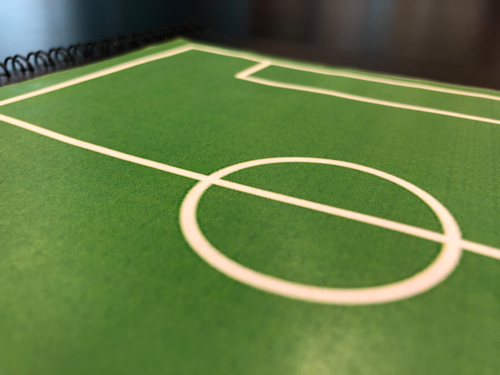
//> input picture vision/mapeo_de_cancha/deteccion_de_esquinas/data/defensa/3.png, 500 x 375 px
$ ./main   (built with g++ and OpenCV 4)
//> lines starting //> are read from the running program, lines starting //| are printed output that depends on the picture; after the words box and inside, x2 and y2 are one past the last pixel; in counts of white or black regions, pixels touching at a corner belong together
/*
 Team: TEC-AI
 Data: February 25th, 2018
 Description:
 This program is used to process the soccer field. The process is the following:
 - Remove the unnecessary information
 Based on:
 https://www.dutchnaoteam.nl/publications/gudi2013feature.pdf
 https://stackoverflow.com/questions/35866411/opencv-how-to-detect-lines-of-a-specific-colour
 http://opencvpython.blogspot.mx/2012/07/background-extraction-using-running.html
 */

#include "opencv2/imgproc.hpp"
#include "opencv2/imgcodecs.hpp"
#include "opencv2/highgui.hpp"
#include <iostream>

using namespace cv;
using namespace std;

void fieldDetection(char* imageName)
{
//> called with imageName = "./data/defensa/3.png"
    cout << "Field detection.\n";

    bool greenFound = false;

    IplImage* imageSrc = cvLoadImage(imageName,1);
//> imageSrc is the input picture: 375 rows x 500 cols, CV_8UC3; mean B, G, R 66, 123.1, 97.1
    IplImage* imageP1 = cvCreateImage(cvGetSize(imageSrc),8,3);
    IplImage* imageP2 = cvCreateImage(cvGetSize(imageSrc),8,3);
    IplImage* imageP3 = cvCreateImage(cvGetSize(imageSrc),8,3);
    IplImage* imageP4 = cvCreateImage(cvGetSize(imageSrc),8,3);
    IplImage* imageP6 = cvCreateImage(cvGetSize(imageSrc),8,3);

    CvScalar matrixSrc, matrixP1, matrixP2, matrixP2a, matrixP3, matrixP4, matrixP4b, matrixP6;

    // Show: The image source
    cvShowImage("Source", imageSrc);

    // P1: Try to delect the background
    for (int i=0; i < (imageSrc->width); i++)
    {
        for(int j=0; j < (imageSrc->height); j++)
        {
            matrixSrc = cvGet2D(imageSrc,j,i);
            if ( !greenFound )
            {
                // Configure Green Color Range
                if ( (matrixSrc.val[2] > 85 && matrixSrc.val[2] < 150) && (matrixSrc.val[1] > 120 && matrixSrc.val[1] < 190) && (matrixSrc.val[0] > 70 && matrixSrc.val[0] < 110) )
                {
                    greenFound = true;
                }
                else
                {
                    matrixP1.val[2]=0;
                    matrixP1.val[1]=0;
                    matrixP1.val[0]=0;
                    cvSet2D(imageP1,j,i,matrixP1);
                }
            }
            else
            {
                matrixP1.val[2] = matrixSrc.val[2];
                matrixP1.val[1] = matrixSrc.val[1];
                matrixP1.val[0] = matrixSrc.val[0];
                cvSet2D(imageP1,j,i,matrixP1);
            }
        }
        greenFound = false;
    }
//> this loop made 500 passes
//> matrixSrc on passes 1 to 3: Scalar(65, 129, 103), Scalar(61, 131, 100), Scalar(60, 130, 99)
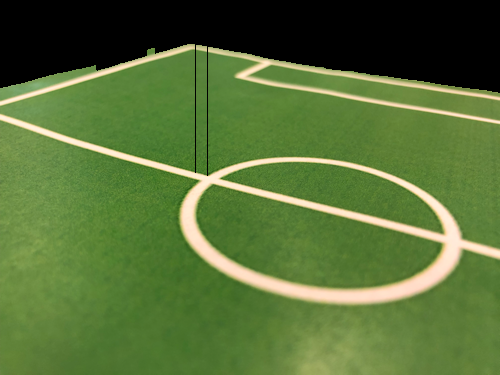
//> imageP1: 375 rows x 500 cols, CV_8UC3; mean B, G, R 55.3, 111.7, 86.3
//> after the loop, matrixSrc = Scalar(61, 132, 100); greenFound = false; matrixP1 = Scalar(61, 132, 100, -0.0245)

    // Show: Image phase 1
    cvShowImage("Phase 1", imageP1);

    // P2: Try to detect white objects on the soccer field
    for (int i=0; i < (imageSrc->width); i++)
    {
        for(int j=0; j < (imageSrc->height); j++)
        {
            matrixP2 = cvGet2D(imageP1,j,i);
            matrixP2a = matrixP2;

            if ( j+1 < (imageSrc->height) )
            {
                matrixP2 = cvGet2D(imageP1, j+1, i);
            }

            if ( (matrixP2.val[2]>185) && (matrixP2.val[1]>185) && (matrixP2.val[0]>185) && (matrixP2a.val[2]>185) && (matrixP2a.val[1]>185) && (matrixP2a.val[0]>185) )
            {
                matrixP2.val[2]=255;
                matrixP2.val[1]=0;
                matrixP2.val[0]=0;
                cvSet2D(imageP2,j,i,matrixP2);
            }
            else
            {
                matrixP2.val[2]=255;
                matrixP2.val[1]=255;
                matrixP2.val[0]=255;
                cvSet2D(imageP2,j,i,matrixP2);
            }
        }
    }
//> this loop made 500 passes
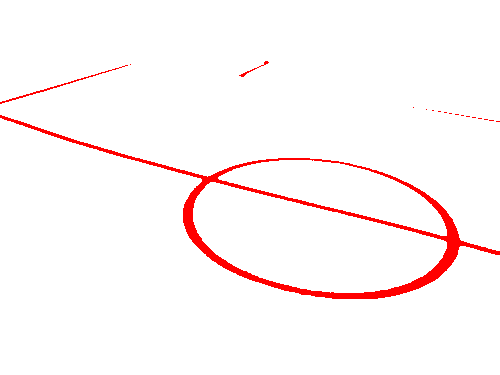
//> imageP2: 375 rows x 500 cols, CV_8UC3; mean B, G, R 247, 247, 255
//> after the loop, matrixP2a = Scalar(61, 132, 100)

    // Show: Image phase 2
    cvShowImage("Phase 2", imageP2);

    // P3: Detect white lines on the soccer field
    for (int i=0; i < (imageSrc->width); i++)
    {
        for(int j=0; j < (imageSrc->height); j++)
        {
            matrixP3 = cvGet2D(imageP1,j,i);

            if ( (matrixP3.val[2]>185) && (matrixP3.val[1]>185) && (matrixP3.val[0]>185) )
            {
                matrixP3.val[2]=255;
                matrixP3.val[1]=0;
                matrixP3.val[0]=0;
                cvSet2D(imageP3,j,i,matrixP3);
            }
            else
            {
                matrixP3.val[2]=255;
                matrixP3.val[1]=255;
                matrixP3.val[0]=255;
                cvSet2D(imageP3,j,i,matrixP3);
            }
        }
    }

    // Show: Image phase 3
    cvShowImage("Phase 3", imageP3);

    // P4: Remove objects from the field taking as base the image of the phase 3
    for (int i=0; i < (imageSrc->width); i++)
    {
        for(int j=0; j < (imageSrc->height); j++)
        {
            matrixP4 = cvGet2D(imageP3,j,i);
            matrixP4b = cvGet2D(imageP2,j,i);

            //cout << matrixP4b.val[2] << matrixP4b.val[1] << matrixP4b.val[0] << endl;

            if ( (matrixP4b.val[2]==255) && (matrixP4b.val[1]==0) && (matrixP4b.val[0]==0) )
            {
                matrixP4.val[2]=255;
                matrixP4.val[1]=255;
                matrixP4.val[0]=255;
                cvSet2D(imageP4,j,i,matrixP4);
            }
            else {
                cvSet2D(imageP4,j,i,matrixP4);
            }
        }
    }
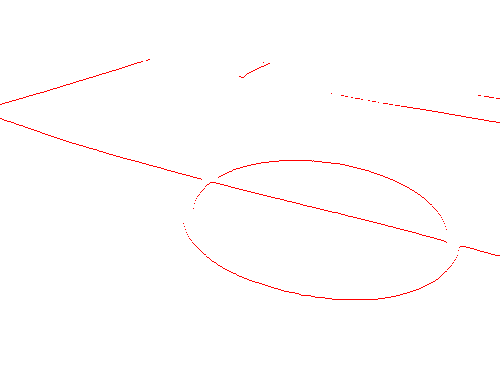
//> imageP4: 375 rows x 500 cols, CV_8UC3; mean B, G, R 253.2, 253.2, 255

    // Show: Image phase 4
    cvShowImage("Phase 4", imageP4);

    // P5: Detecct lines
    // Pre-process the image
    Mat matPhase5 = cvarrToMat(imageP2);
    Mat hsvImage;
    cvtColor(matPhase5, hsvImage, CV_BGR2HSV);
//> hsvImage: 375 rows x 500 cols, CV_8UC3; mean H, S, V 0, 8, 255
    vector<Mat> hsvChannels;
    split(hsvImage, hsvChannels);
//> hsvChannels[0]: 375 rows x 500 cols, CV_8UC1; every value is 0
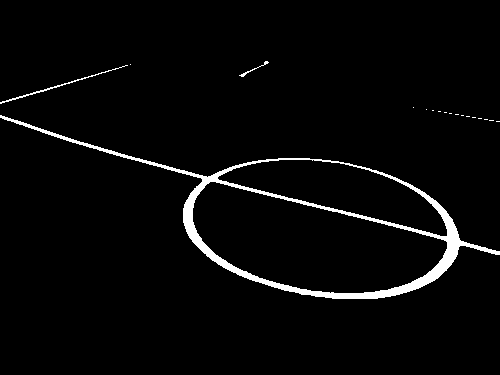
//> hsvChannels[1]: 375 rows x 500 cols, CV_8UC1; 3.1% white; 18 white regions (15 under 20 px), largest, box (x1, y1, x2, y2) and area: (0, 115, 500, 299) 5584, (0, 65, 128, 104) 210, (239, 61, 269, 77) 56
//> hsvChannels[2]: 375 rows x 500 cols, CV_8UC1; every value is 255

    int hueValue = 0;
    int hueRange = 15;
    int minSaturation = 50;
    int minValue = 50;

    Mat hueImage = hsvChannels[0];

    Mat hueMask;
    inRange(hueImage, hueValue - hueRange, hueValue + hueRange, hueMask);

    if (hueValue - hueRange < 0 || hueValue + hueRange > 180)
    {
        Mat hueMaskUpper;
        int upperHueValue = hueValue + 180;
        inRange(hueImage, upperHueValue - hueRange, upperHueValue + hueRange, hueMaskUpper);
        hueMask = hueMask | hueMaskUpper;
    }

    Mat saturationMask = hsvChannels[1] > minSaturation;
    Mat valueMask = hsvChannels[2] > minValue;

    hueMask = (hueMask & saturationMask) & valueMask;

    // Start line detection
    vector<Vec4i> lines;
    HoughLinesP(hueMask, lines, 1.5, CV_PI / 180, 55, 35, 4);
//> lines = 44 lines (x1, y1, x2, y2), first 8: [123, 157, 499, 251], [292, 198, 429, 232], [178, 172, 499, 252], [72, 142, 218, 179], [364, 292, 406, 292], [315, 296, 390, 296], [301, 294, 402, 293], [0, 103, 130, 64]

    vector<double> slopesDetected;
    vector<Vec4i> finalLines;
    double slopeCurrentLine;
    int islopeCurrentLine;

    for (unsigned int i = 0; i < lines.size(); ++i)
    {
        // Calculate the slope of the current line
        slopeCurrentLine = double(lines[i][3] - lines[i][1]) / double(lines[i][2] - lines[i][0]);
        islopeCurrentLine = slopeCurrentLine * 100;
        slopeCurrentLine = islopeCurrentLine / 100.0;

        // Look if the slope of the current line is already on the vector of final lines
        int x = -1;
        for (int j = 0; j < slopesDetected.size(); j++)
        {
            if ((slopesDetected[j] - 0.20 < slopeCurrentLine) && (slopesDetected[j] + 0.20 > slopeCurrentLine))
            {
                x = j;
            }
        }

        if (x == -1)
        {
            slopesDetected.push_back(slopeCurrentLine);
            finalLines.push_back(lines[i]);
        }
        else
        {
            // [17 lines of commented-out code are left out]
        }

        // Draw the lines in the vector lines
        //line(matPhase5, Point(lines[i][0], lines[i][1]), Point(lines[i][2], lines[i][3]), Scalar(255, 0, 0), 5);

    }
//> this loop made 44 passes
//> (islopeCurrentLine, x) on passes 1 to 12: (25, -1), (24, 0), (24, 0), (25, 0), (0, -1), (0, 1), (0, 1), (-30, -1), (32, 0), (22, 0), (25, 0), (40, 0)

    // Draw the lines in the vector finalLines
    for (unsigned int i = 0; i < finalLines.size(); i++)
    {
        line(matPhase5, Point(finalLines[i][0], finalLines[i][1]), Point(finalLines[i][2], finalLines[i][3]), Scalar(255, 0, 0), 5);
    }
//> this loop made 10 passes
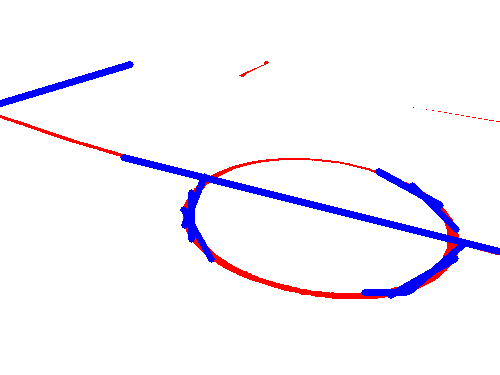
//> matPhase5: 375 rows x 500 cols, CV_8UC3; 3.42% of pixels changed, all inside (x1, y1, x2, y2) = (0, 61, 500, 299)

    // Show: Image phase 5
    imshow("Phase 5", matPhase5);

    // P6: Keep only the possible lines of the soccer field
    IplImage* imagePP6aux = cvCreateImage(cvSize(matPhase5.cols, matPhase5.rows), 8, 3);
    IplImage imageP6aux = matPhase5;
    cvCopy(&imageP6aux, imagePP6aux);

    for (int i=0; i < (imageSrc->width); i++)
    {
        for(int j=0; j < (imageSrc->height); j++)
        {
            matrixP6 = cvGet2D(imagePP6aux,j,i);

            if ( (matrixP6.val[2]==255) && (matrixP6.val[1]==0) && (matrixP6.val[0]==0) )
            {
                matrixP6.val[2]=255;
                matrixP6.val[1]=255;
                matrixP6.val[0]=255;
                cvSet2D(imageP6,j,i,matrixP6);
            }
            else {
                cvSet2D(imageP6,j,i,matrixP6);
            }
        }
    }

    // Show: Image phase 6
    cvShowImage("Phase 6", imageP6);
}

int main()
{
    char name[]="./data/defensa/3.png";
    fieldDetection(name);
    cvWaitKey();
    return 0;
}

$ run again, with vision/mapeo_de_cancha/deteccion_de_esquinas/data/defensa/1.png copied over vision/mapeo_de_cancha/deteccion_de_esquinas/data/defensa/3.png
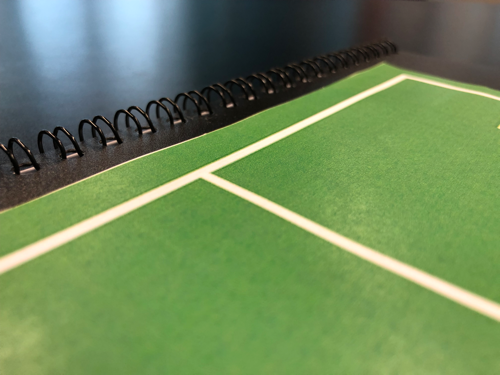
//> input picture vision/mapeo_de_cancha/deteccion_de_esquinas/data/defensa/1.png, 500 x 375 px
//> in fieldDetection, imageSrc is the input picture: 375 rows x 500 cols, CV_8UC3; mean B, G, R 89, 137, 108.8
//> the loop in fieldDetection, `for (int i=0; i < (imageSrc->width); i++)` made 500 passes
//> matrixSrc on passes 1 to 3: Scalar(95, 159, 145), Scalar(91, 159, 145), Scalar(94, 162, 148)
//> after the loop in fieldDetection, `for (int i=0; i < (imageSrc->width); i++)`: matrixSrc = Scalar(85, 160, 127); greenFound = false; matrixP1 = Scalar(85, 160, 127, -3.66e-10)
//> the loop in fieldDetection, `for (int i=0; i < (imageSrc->width); i++)` made 500 passes
//> after the loop in fieldDetection, `for (int i=0; i < (imageSrc->width); i++)`: matrixP2a = Scalar(85, 160, 127)
//> hsvImage: 375 rows x 500 cols, CV_8UC3; mean H, S, V 0, 6.6, 255
//> in fieldDetection, `split(hsvImage, hsvChannels);`:
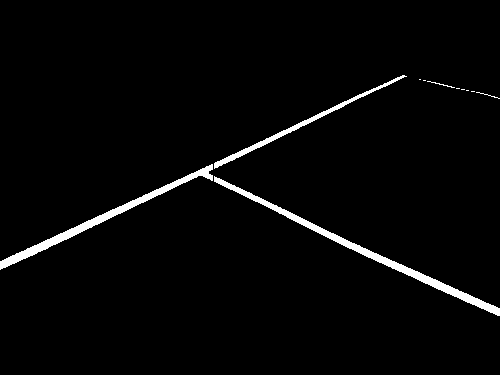
//> hsvChannels[1]: 375 rows x 500 cols, CV_8UC1; 2.6% white; 11 white regions (6 under 20 px), largest, box (x1, y1, x2, y2) and area: (214, 176, 500, 316) 2116, (0, 164, 213, 270) 1720, (214, 75, 407, 169) 923, (427, 81, 455, 88) 33, (476, 92, 500, 99) 25
//> lines = 17 lines (x1, y1, x2, y2), first 8: [0, 265, 406, 76], [0, 262, 402, 75], [202, 170, 499, 315], [0, 267, 314, 120], [200, 170, 497, 315], [197, 172, 425, 283], [0, 268, 210, 170], [401, 264, 499, 314]
//> the loop in fieldDetection, `for (unsigned int i = 0; i < lines.size(); ++i)` made 17 passes
//> (islopeCurrentLine, x) on passes 1 to 8: (-46, -1), (-46, 0), (48, -1), (-46, 0), (48, 1), (48, 1), (-46, 0), (51, 1)
//> the loop in fieldDetection, `for (unsigned int i = 0; i < finalLines.size(); i++)` made 3 passes
//> after the loop in fieldDetection, `for (unsigned int i = 0; i < finalLines.size(); i++)`:
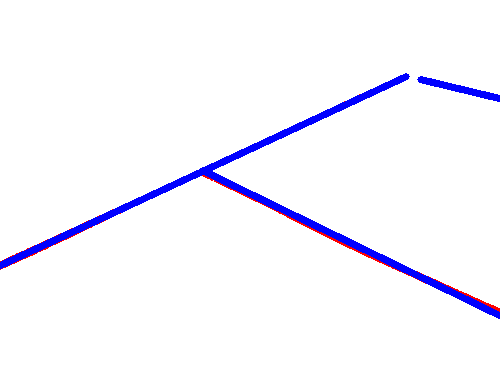
//> matPhase5: 375 rows x 500 cols, CV_8UC3; mean B, G, R 254.1, 246, 246.8

$ run again, with vision/mapeo_de_cancha/deteccion_de_esquinas/data/defensa/10.png copied over vision/mapeo_de_cancha/deteccion_de_esquinas/data/defensa/3.png
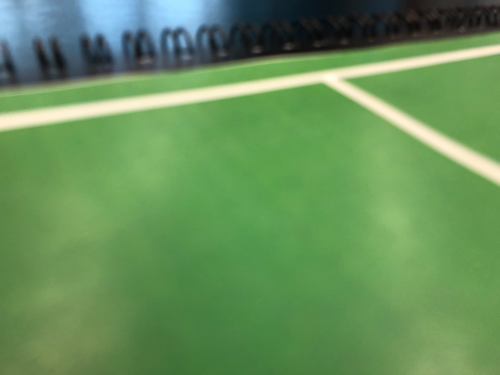
//> input picture vision/mapeo_de_cancha/deteccion_de_esquinas/data/defensa/10.png, 500 x 375 px
//> in fieldDetection, imageSrc is the input picture: 375 rows x 500 cols, CV_8UC3; mean B, G, R 90.7, 145.3, 102
//> the loop in fieldDetection, `for (int i=0; i < (imageSrc->width); i++)` made 500 passes
//> matrixSrc on passes 1 to 3: Scalar(71, 119, 99), Scalar(70, 121, 99), Scalar(70, 122, 100)
//> after the loop in fieldDetection, `for (int i=0; i < (imageSrc->width); i++)`: matrixSrc = Scalar(83, 143, 111); greenFound = false; matrixP1 = Scalar(83, 143, 111, -3.66e-10)
//> the loop in fieldDetection, `for (int i=0; i < (imageSrc->width); i++)` made 500 passes
//> after the loop in fieldDetection, `for (int i=0; i < (imageSrc->width); i++)`: matrixP2a = Scalar(83, 143, 111)
//> hsvImage: 375 rows x 500 cols, CV_8UC3; mean H, S, V 0, 6.9, 255
//> in fieldDetection, `split(hsvImage, hsvChannels);`:
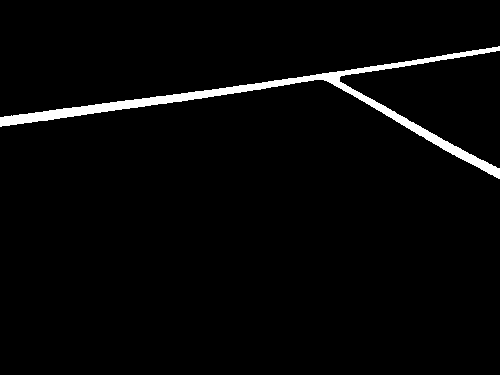
//> hsvChannels[1]: 375 rows x 500 cols, CV_8UC1; 2.7% white; 1 white region, box (x1, y1, x2, y2) and area: (0, 46, 500, 179) 5052
//> lines = 19 lines (x1, y1, x2, y2), first 8: [0, 120, 499, 50], [0, 122, 439, 60], [0, 124, 344, 75], [0, 119, 499, 49], [0, 125, 283, 85], [333, 79, 498, 178], [326, 77, 474, 165], [336, 79, 499, 177]
//> the loop in fieldDetection, `for (unsigned int i = 0; i < lines.size(); ++i)` made 19 passes
//> (islopeCurrentLine, x) on passes 1 to 8: (-14, -1), (-14, 0), (-14, 0), (-14, 0), (-14, 0), (60, -1), (59, 1), (60, 1)
//> the loop in fieldDetection, `for (unsigned int i = 0; i < finalLines.size(); i++)` made 2 passes
//> after the loop in fieldDetection, `for (unsigned int i = 0; i < finalLines.size(); i++)`:
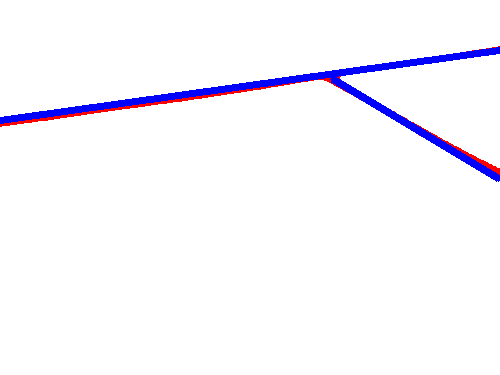
//> matPhase5: 375 rows x 500 cols, CV_8UC3; mean B, G, R 253.5, 246.8, 248.3

$ run again, with vision/mapeo_de_cancha/deteccion_de_esquinas/data/defensa/11.png copied over vision/mapeo_de_cancha/deteccion_de_esquinas/data/defensa/3.png
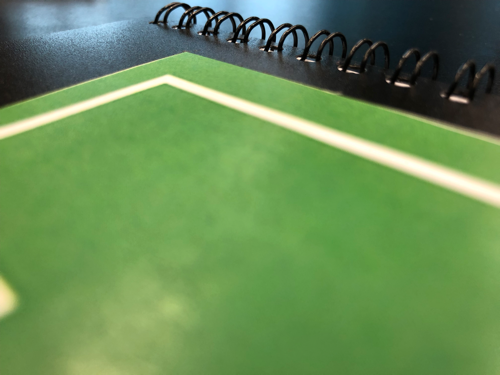
//> input picture vision/mapeo_de_cancha/deteccion_de_esquinas/data/defensa/11.png, 500 x 375 px
//> in fieldDetection, imageSrc is the input picture: 375 rows x 500 cols, CV_8UC3; mean B, G, R 85.1, 141.8, 103
//> the loop in fieldDetection, `for (int i=0; i < (imageSrc->width); i++)` made 500 passes
//> matrixSrc on passes 1 to 3: Scalar(70, 133, 105), Scalar(66, 133, 101), Scalar(66, 133, 100)
//> after the loop in fieldDetection, `for (int i=0; i < (imageSrc->width); i++)`: matrixSrc = Scalar(86, 160, 131); greenFound = false; matrixP1 = Scalar(86, 160, 131, -0.0245)
//> the loop in fieldDetection, `for (int i=0; i < (imageSrc->width); i++)` made 500 passes
//> after the loop in fieldDetection, `for (int i=0; i < (imageSrc->width); i++)`: matrixP2a = Scalar(86, 160, 131)
//> hsvImage: 375 rows x 500 cols, CV_8UC3; mean H, S, V 0, 5.6, 255
//> in fieldDetection, `split(hsvImage, hsvChannels);`:
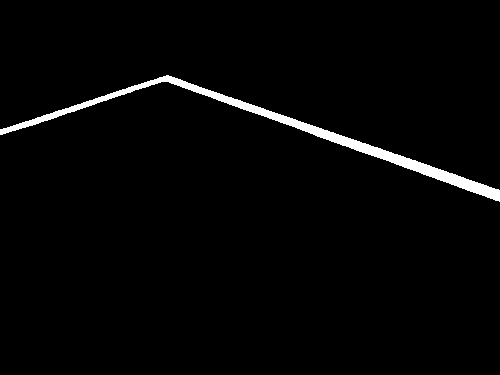
//> hsvChannels[1]: 375 rows x 500 cols, CV_8UC1; 2.2% white; 1 white region, box (x1, y1, x2, y2) and area: (0, 75, 500, 202) 4124
//> lines = 13 lines (x1, y1, x2, y2), first 8: [166, 75, 499, 196], [159, 78, 499, 201], [163, 77, 499, 199], [165, 76, 499, 197], [168, 75, 499, 195], [286, 116, 499, 193], [0, 131, 150, 80], [0, 133, 162, 77]
//> the loop in fieldDetection, `for (unsigned int i = 0; i < lines.size(); ++i)` made 13 passes
//> (islopeCurrentLine, x) on passes 1 to 8: (36, -1), (36, 0), (36, 0), (36, 0), (36, 0), (36, 0), (-34, -1), (-34, 1)
//> the loop in fieldDetection, `for (unsigned int i = 0; i < finalLines.size(); i++)` made 2 passes
//> after the loop in fieldDetection, `for (unsigned int i = 0; i < finalLines.size(); i++)`:
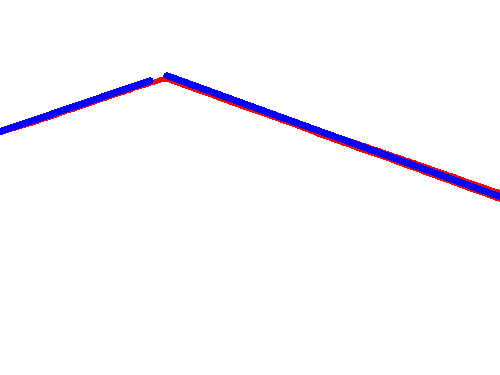
//> matPhase5: 375 rows x 500 cols, CV_8UC3; mean B, G, R 253.4, 248.5, 250.1
